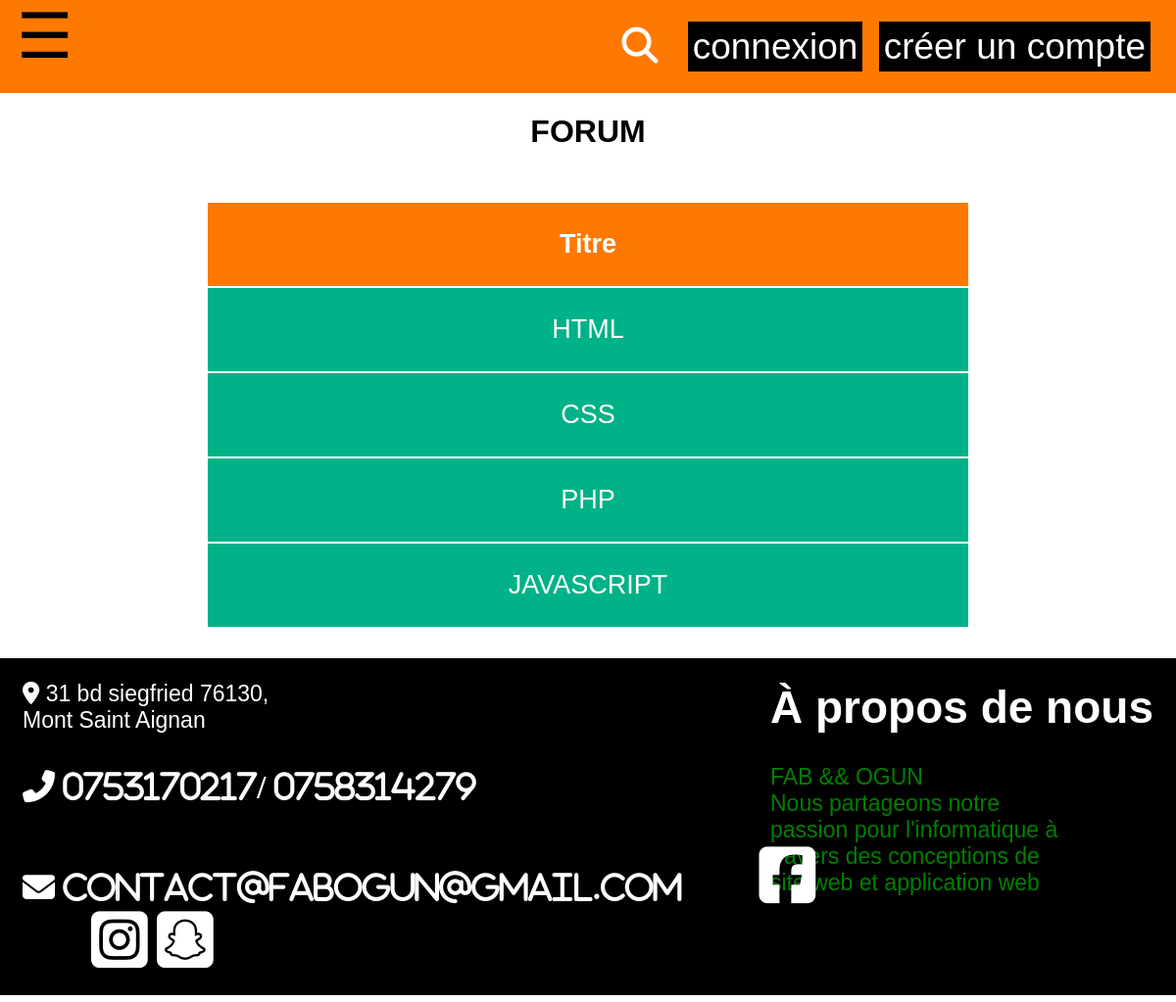
The page /question.php on the database its author committed.
### tables this page shows
CREATE TABLE `forum` (
  `id` int NOT NULL,
  `titre` varchar(50) NOT NULL,
  `date_création` datetime NOT NULL,
  `ordre` int NOT NULL
);

### db_class.php (called while the page is built, shortened)
<?php
class DB{
	private $host = 'localhost';
	private $username = 'soloweb';
	private $passeword = 'Solomone100%';
	private $database = 'proje_lw';
	private $db;
	public function __construct($host = null, $username = null, $passeword = null, $database = null){
		try{
		$this->db = new PDO('mysql:host='.$this->host.';dbname='.$this->database, $this->username, $this
			->passeword, array(
				PDO::MYSQL_ATTR_INIT_COMMAND => 'SET NAMES UTF8',
				PDO::ATTR_ERRMODE => PDO::ERRMODE_WARNING
			));
		}catch(PDOException $e){
			die('<h1>Impossible de se connecter à la base de donnee</h1>');
		}
	}
	public function query($sql, $data = array()){
		$req = $this->db->prepare($sql);
        $req->execute($data);
       return $req->fetchAll(PDO::FETCH_ASSOC);
	}
}
?>

### question.php (the view, shortened to what this page needs)
<?php
require 'db_class.php';
$DB = new DB();
$req = $DB->query("SELECT * FROM  `forum` ORDER BY `ordre`");
?>
<!DOCTYPE html >
<html>
<head>
      <link rel="stylesheet" href="style.css" />
      <link rel="stylesheet" href="question.css" />
</head>
<body>
<?php
  require('header.php');
  ?>
  <div class="container">
      <h1 class="fm">FORUM</h1>
                              <table class="ctab">
                                <tr>
                                  <th>Titre</th>
                                </tr>
                                <?php
                                  foreach($req as $r){
                                ?>
                                  <tr>
                                    <td><a href="topic.php?id=<?= $r['id'] ?>"><?= $r['titre'] ?></a></td>
                                  </tr>
                                <?php
                                }
                                ?>
                              </table>
    </div>
<footer>
  <div class="blocf">
        <div class="adresse">
                <span><i class="fas fa-map-marker-alt"></i></span>
                <span>31 bd siegfried 76130,</span><br>
                <span>Mont Saint Aignan</span>
        </div>
        <div class="apropo"><h1>À propos de nous</h1>
                <p>FAB && OGUN
                <br/>Nous partageons notre passion pour l'informatique à travers des conceptions de site web et application web </p>
        </div><br><br>
        <div class="contact">
        <i class="fas fa-phone-alt"> 0753170217/ 0758314279</i><br><br>
        <i class="fas fa-envelope"> contact@fabogun@gmail.com</i>
        <span class="social">
                  <i class="fab fa-facebook-square fa-2x"></i>
                  <i class="fab fa-instagram-square fa-2x"></i>
                  <i class="fab fa-snapchat-square fa-2x"></i>
        </span>
        </div>
    </div>
</footer>
</body>
</html>

### style.css (style rules this page uses)
* { box-sizing: border-box; }
body { margin : 0; background:#ffff; font-family: sans-serif; }
.adresse { font-size:23px; }
.apropo { float:right; position:relative; bottom:85px; font-size:23px; }
.contact { font-size:33px; }
.social { position:relative; left:70px; color:#ffff; }
footer { background:#ffff; }
.blocf { padding:23px; background:#000000; color:#ffff; }

### question.css (style rules this page uses)
.question1, p { text-overflow:clip; width:300px; color:green; }
.container { margin:auto; text-align:center; padding:0px; }
table { margin:auto; padding:30px; width:70%; }
table tr th { padding:27px; background:#ff7900; color:#ffff; font-size:27px; }
table tr td { padding:27px; background:#00b287; color:#ffff; font-size:27px; }
table tr td a { text-decoration:none; color:#ffff; }

### rows shown on the page
forum: titre "HTML"
forum: titre "CSS"
forum: titre "PHP"
forum: titre "JAVASCRIPT"
